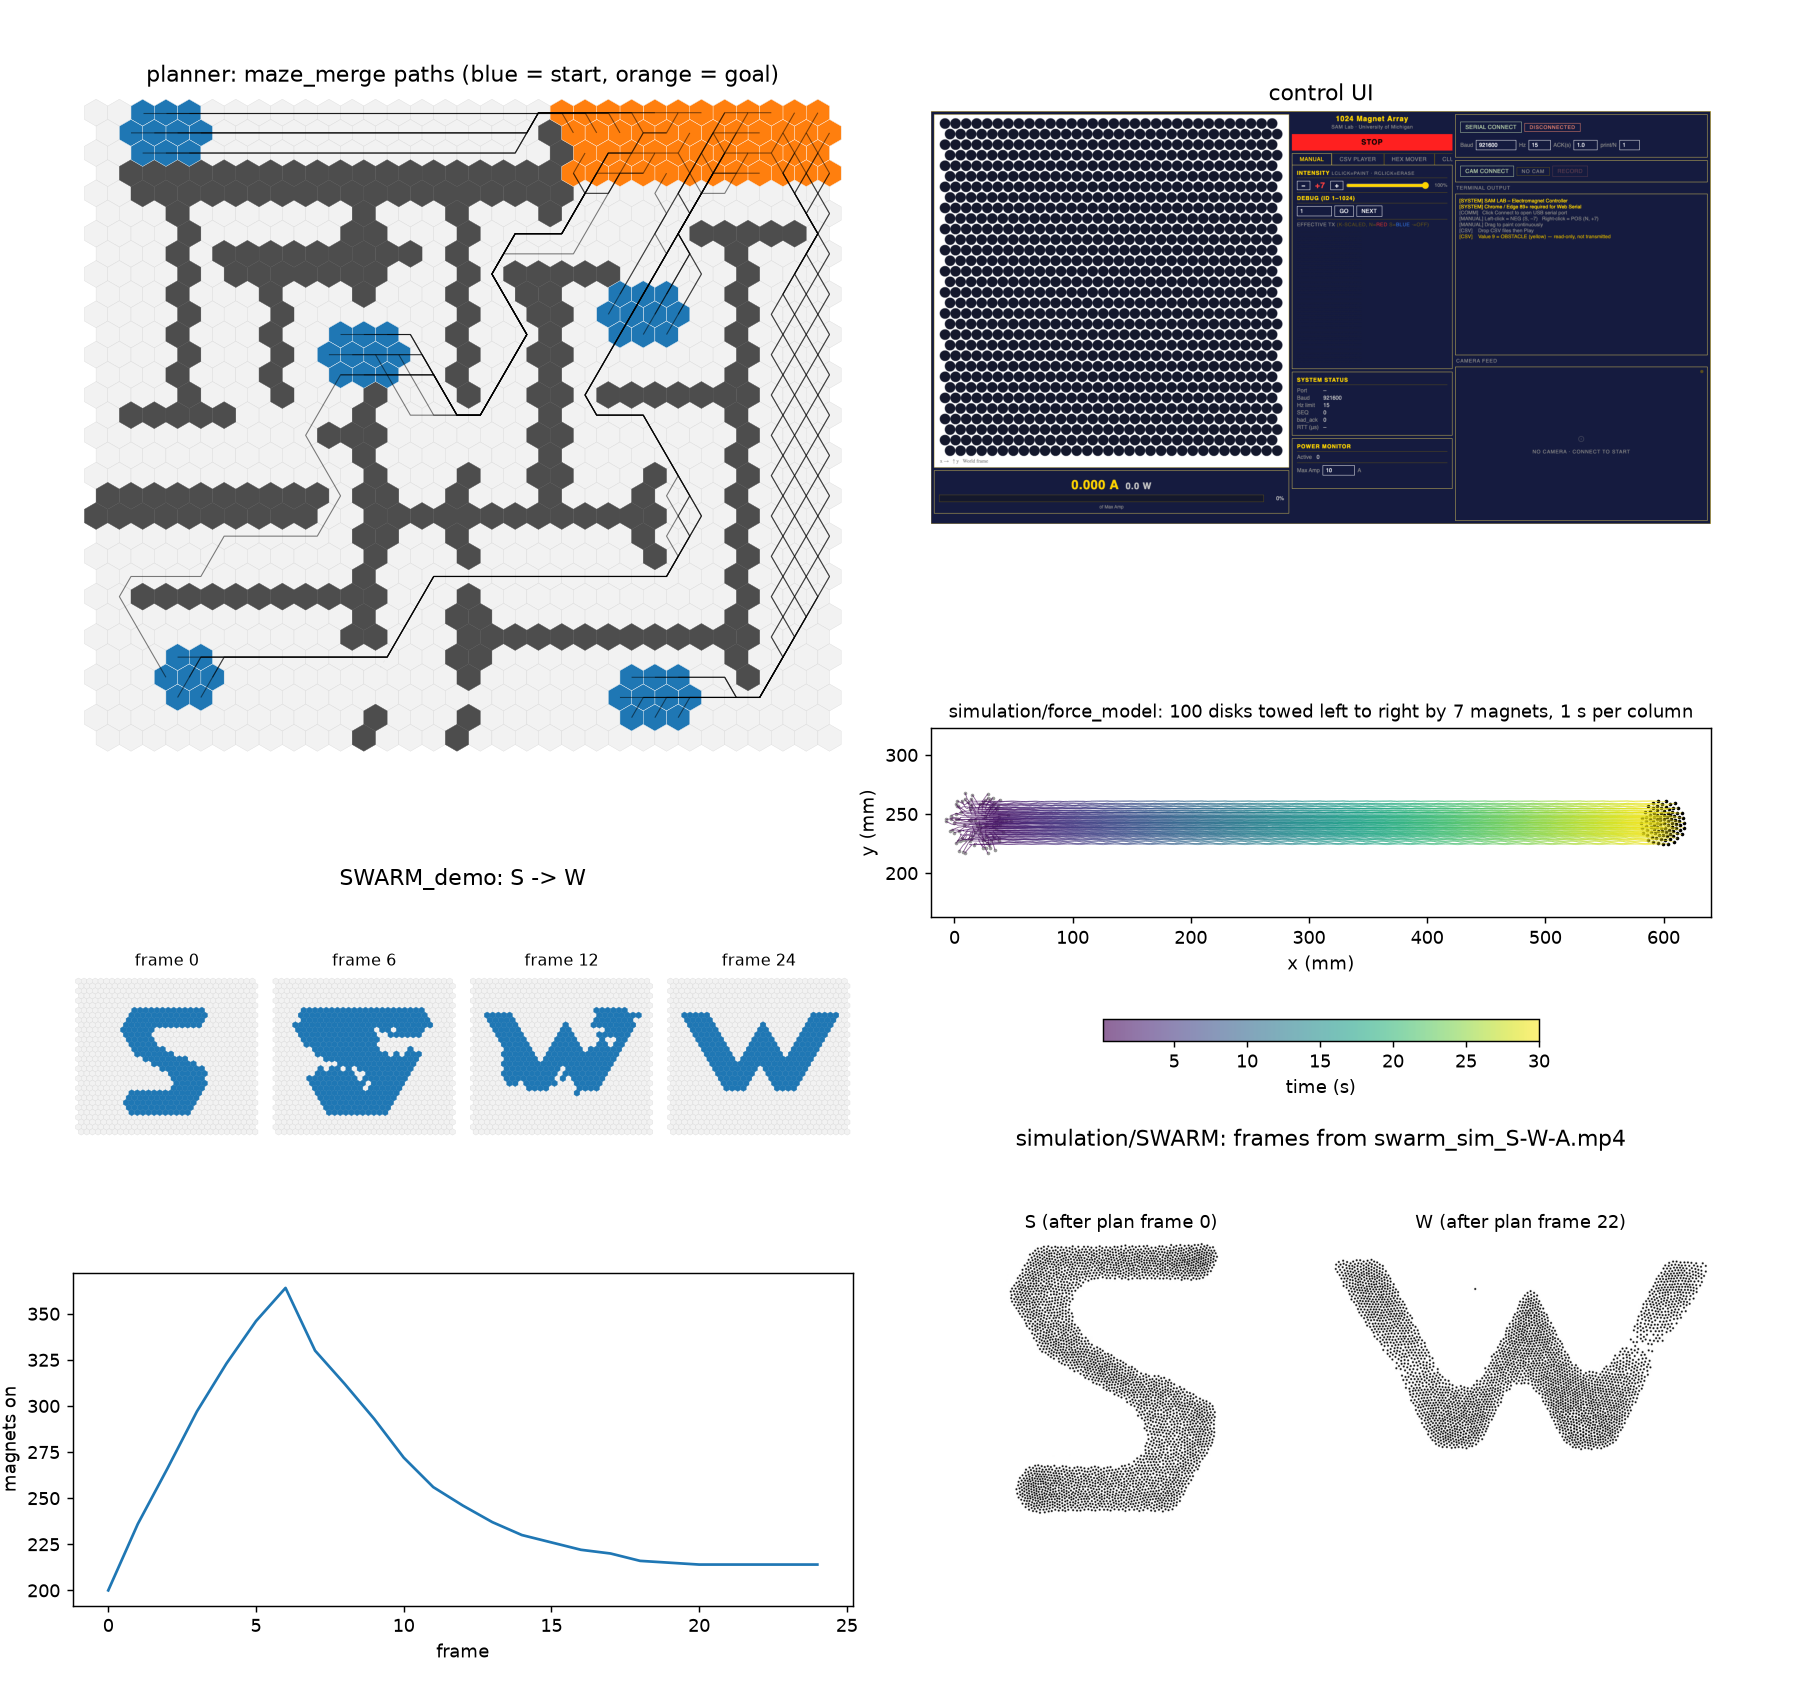

Source code (Python):
import json
import os
import subprocess
import sys

sys.dont_write_bytecode = True

import numpy as np
import matplotlib.pyplot as plt
from matplotlib.patches import RegularPolygon
from matplotlib.collections import PatchCollection, LineCollection

ROOT = os.path.dirname(os.path.abspath(__file__))
FIG_DIR = os.path.join(ROOT, "figures")
sys.path[:0] = [os.path.join(ROOT, "planner"), os.path.join(ROOT, "simulation"),
                os.path.join(ROOT, "simulation", "SWARM")]

from hexgrid import ROWS, COLS, cell_key, neighbors
from planner import plan_unified
from experiments import run_transform
import force_model as fm
import simulate_swarm as sw

PITCH = 20.0
DY = PITCH * np.sqrt(3) / 2
RAD = PITCH / np.sqrt(3)


def center(r, c):
    return ((c + 0.5 * (r & 1)) * PITCH, (ROWS - 1 - r) * DY)


def hexes(ax, cells, **kw):
    cells = list(cells)
    if cells:
        ax.add_collection(PatchCollection([RegularPolygon(center(r, c), 6, radius=RAD) for r, c in cells], **kw))


def grid(ax, walls=()):
    hexes(ax, [(r, c) for r in range(ROWS) for c in range(COLS)], facecolor="0.95", edgecolor="0.85", linewidth=0.2)
    hexes(ax, walls, facecolor="0.3", edgecolor="0.3", linewidth=0.2)
    ax.set_xlim(-PITCH, COLS * PITCH + PITCH / 2)
    ax.set_ylim(-DY, ROWS * DY)
    ax.set_aspect("equal")
    ax.axis("off")


def spec_title(fig, spec, text):
    box = spec.get_position(fig)
    fig.text((box.x0 + box.x1) / 2, box.y1, text, ha="center", va="bottom", fontsize=12)


def load(folder, name):
    with open(os.path.join(ROOT, folder, "inputs", name + ".json")) as f:
        return json.load(f)


def plot_planner(fig, spec):
    ax = fig.add_subplot(spec)
    data = load("maze_demo", "maze_merge")
    starts = [tuple(c) for c in data["start"]]
    goals = [tuple(c) for c in data["goal"]]
    walls = [tuple(c) for c in data["walls"]]
    paths, _ = plan_unified(starts, goals, data["costMode"], frozenset(cell_key(r, c) for r, c in walls))
    grid(ax, walls)
    hexes(ax, starts, facecolor="tab:blue", edgecolor="w", linewidth=0.2)
    hexes(ax, goals, facecolor="tab:orange", edgecolor="w", linewidth=0.2)
    ax.add_collection(LineCollection([[center(r, c) for r, c in p] for p in paths], colors="k", linewidths=0.6, alpha=0.5))
    ax.set_title("planner: maze_merge paths (blue = start, orange = goal)")


def plot_transport(fig, spec):
    ax = fig.add_subplot(spec)
    row, n_disks, step_s = 14, 100, 1.0
    rng = np.random.default_rng(sw.SEED)
    cluster = lambda c: [(row, c)] + neighbors(row, c)
    x, y = sw.spawn_disks(cluster(1), rng, n_disks)
    vx, vy = np.zeros_like(x), np.zeros_like(y)
    hist = [(x.copy(), y.copy())]
    for col in range(1, COLS - 1):
        mx, my = (np.array(v) for v in zip(*(fm.em_xy_mm(r, c) for r, c in cluster(col))))
        for k in range(int(step_s / fm.DT)):
            x, y, vx, vy = fm.phys_step(x, y, vx, vy, mx, my, rng)
            if k % 100 == 99:
                hist.append((x.copy(), y.copy()))
    pts = np.array(hist).transpose(0, 2, 1)
    segs = np.stack([pts[:-1], pts[1:]], axis=2).reshape(-1, 2, 2)
    t = np.repeat(np.arange(1, len(pts)) * 100 * fm.DT, n_disks)
    lc = LineCollection(segs, array=t, cmap="viridis", linewidths=0.5, alpha=0.6)
    ax.add_collection(lc)
    ax.scatter(*hist[0], s=4, c="0.6", linewidths=0)
    ax.scatter(x, y, s=4, c="k", linewidths=0)
    ax.set_xlim(-PITCH, COLS * PITCH)
    ax.set_ylim(fm.em_xy_mm(row, 0)[1] - 4 * PITCH, fm.em_xy_mm(row, 0)[1] + 4 * PITCH)
    ax.set_aspect("equal")
    ax.set_xlabel("x (mm)")
    ax.set_ylabel("y (mm)")
    fig.colorbar(lc, ax=ax, orientation="horizontal", fraction=0.06, pad=0.28, label="time (s)")
    ax.set_title(f"simulation/force_model: {n_disks} disks towed left to right by 7 magnets, {step_s:g} s per column", fontsize=10)


def plot_ui(fig, spec):
    ax = fig.add_subplot(spec)
    ax.imshow(plt.imread(os.path.join(ROOT, "ui_screenshot.png")))
    ax.axis("off")
    ax.set_title("control UI")


def plot_swarm_demo(fig, spec):
    data = load("SWARM_demo", "S-W-A-R-M")
    data["states"] = data["states"][:2]
    frames = run_transform(data, 16)["frames"]
    n = len(frames) - 1
    keys = [0, n // 4, n // 2, n]
    sub = spec.subgridspec(2, len(keys), hspace=0.15, wspace=0.05)
    for j, k in enumerate(keys):
        ax = fig.add_subplot(sub[0, j])
        grid(ax)
        hexes(ax, frames[k], facecolor="tab:blue", edgecolor="tab:blue", linewidth=0.2)
        ax.set_title(f"frame {k}", fontsize=9)
    ax = fig.add_subplot(sub[1, :])
    ax.plot([len(f) for f in frames])
    ax.set_xlabel("frame")
    ax.set_ylabel("magnets on")
    spec_title(fig, spec, "SWARM_demo: S -> W")


def video_frame(path, index):
    w, h = (int(v) for v in subprocess.run(
        ["ffprobe", "-v", "error", "-select_streams", "v:0", "-show_entries", "stream=width,height",
         "-of", "csv=p=0", path], capture_output=True, text=True, check=True).stdout.strip().split(","))
    raw = subprocess.run(["ffmpeg", "-v", "error", "-i", path, "-vf", f"select=eq(n\\,{index})",
                          "-frames:v", "1", "-f", "rawvideo", "-pix_fmt", "rgb24", "-"],
                         capture_output=True, check=True).stdout
    return np.frombuffer(raw, np.uint8).reshape(h, w, 3)


def plot_sim(fig, spec):
    video = os.path.join(ROOT, "simulation", "SWARM", "swarm_sim_S-W-A.mp4")
    sub = spec.subgridspec(1, 2, wspace=0.05)
    shots = [("S (after plan frame 0)", video_frame(video, round(1 / 47 * 746) - 1)), ("W (after plan frame 22)", video_frame(video, round(23 / 47 * 746)))]
    ys, xs = np.nonzero(np.minimum(shots[0][1], shots[1][1]).min(axis=2) < 128)
    for j, (label, img) in enumerate(shots):
        ax = fig.add_subplot(sub[0, j])
        ax.imshow(img[ys.min() - 10:ys.max() + 10, xs.min() - 10:xs.max() + 10])
        ax.axis("off")
        ax.set_title(label, fontsize=10)
    spec_title(fig, spec, "simulation/SWARM: frames from swarm_sim_S-W-A.mp4")


def save_panel(name, plot, figsize):
    fig = plt.figure(figsize=figsize)
    plot(fig, fig.add_gridspec(1, 1, left=0.08, right=0.95, top=0.9, bottom=0.15)[0])
    fig.savefig(os.path.join(FIG_DIR, name + ".png"), dpi=110)
    plt.close(fig)


def main():
    os.makedirs(FIG_DIR, exist_ok=True)
    save_panel("planner", plot_planner, (7, 6.5))
    save_panel("swarm_demo", plot_swarm_demo, (7, 6.5))
    save_panel("transport", plot_transport, (8, 4.4))
    save_panel("sim_swarm", plot_sim, (8, 4.2))

    fig = plt.figure(figsize=(14, 13))
    gs = fig.add_gridspec(2, 2, left=0.04, right=0.94, top=0.96, bottom=0.05, wspace=0.1, hspace=0.15)
    plot_planner(fig, gs[0, 0])
    plot_swarm_demo(fig, gs[1, 0])
    right = gs[:, 1].subgridspec(3, 1, height_ratios=[1.1, 0.8, 1], hspace=0.25)
    plot_ui(fig, right[0])
    plot_transport(fig, right[1])
    plot_sim(fig, right[2])
    path = os.path.join(ROOT, "overview.png")
    fig.savefig(path, dpi=130)
    print("saved", path)


if __name__ == "__main__":
    main()
